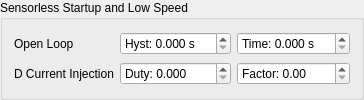
                 <widget class="QGroupBox" name="groupBox_43">
                  <property name="title">
                   <string>Sensorless Startup and Low Speed</string>
                  </property>
                  <layout class="QGridLayout" name="gridLayout_44">
                   <item row="1" column="2">
                    <widget class="QDoubleSpinBox" name="mcconfFocDCurrentFactorBox">
                     <property name="toolTip">
                      <string>&lt;html&gt;&lt;head/&gt;&lt;body&gt;&lt;p&gt;The maximum factor between the D axis and Q axis current.&lt;/p&gt;&lt;/body&gt;&lt;/html&gt;</string>
                     </property>
                     <property name="prefix">
                      <string>Factor: </string>
                     </property>
                     <property name="singleStep">
                      <double>0.100000000000000</double>
                     </property>
                    </widget>
                   </item>
                   <item row="0" column="1">
                    <widget class="QDoubleSpinBox" name="mcconfFocSlOpenloopHystBox">
                     <property name="toolTip">
                      <string>&lt;html&gt;&lt;head/&gt;&lt;body&gt;&lt;p&gt;If the filtered RPM has been below openloop RPM for this amount of time, the motor will rotate in open loop with openloop RPM.&lt;/p&gt;&lt;/body&gt;&lt;/html&gt;</string>
                     </property>
                     <property name="prefix">
                      <string>Hyst: </string>
                     </property>
                     <property name="suffix">
                      <string> s</string>
                     </property>
                     <property name="decimals">
                      <number>3</number>
                     </property>
                     <property name="maximum">
                      <double>200.000000000000000</double>
                     </property>
                     <property name="singleStep">
                      <double>0.100000000000000</double>
                     </property>
                    </widget>
                   </item>
                   <item row="0" column="0">
                    <widget class="QLabel" name="label_105">
                     <property name="text">
                      <string>Open Loop</string>
                     </property>
                    </widget>
                   </item>
                   <item row="1" column="0">
                    <widget class="QLabel" name="label_107">
                     <property name="text">
                      <string>D Current Injection</string>
                     </property>
                    </widget>
                   </item>
                   <item row="1" column="1">
                    <widget class="QDoubleSpinBox" name="mcconfFocDCurrentDutyBox">
                     <property name="toolTip">
                      <string>&lt;html&gt;&lt;head/&gt;&lt;body&gt;&lt;p&gt;Inject D axis current below this duty cycle.&lt;/p&gt;&lt;/body&gt;&lt;/html&gt;</string>
                     </property>
                     <property name="prefix">
                      <string>Duty: </string>
                     </property>
                     <property name="decimals">
                      <number>3</number>
                     </property>
                     <property name="maximum">
                      <double>1.000000000000000</double>
                     </property>
                     <property name="singleStep">
                      <double>0.010000000000000</double>
                     </property>
                    </widget>
                   </item>
                   <item row="0" column="2">
                    <widget class="QDoubleSpinBox" name="mcconfFocSlOpenloopTimeBox">
                     <property name="toolTip">
                      <string>&lt;html&gt;&lt;head/&gt;&lt;body&gt;&lt;p&gt;Time to remain in open loop before entering closed loop.&lt;/p&gt;&lt;/body&gt;&lt;/html&gt;</string>
                     </property>
                     <property name="prefix">
                      <string>Time: </string>
                     </property>
                     <property name="suffix">
                      <string> s</string>
                     </property>
                     <property name="decimals">
                      <number>3</number>
                     </property>
                     <property name="maximum">
                      <double>200.000000000000000</double>
                     </property>
                     <property name="singleStep">
                      <double>0.100000000000000</double>
                     </property>
                    </widget>
                   </item>
                  </layout>
                 </widget>
